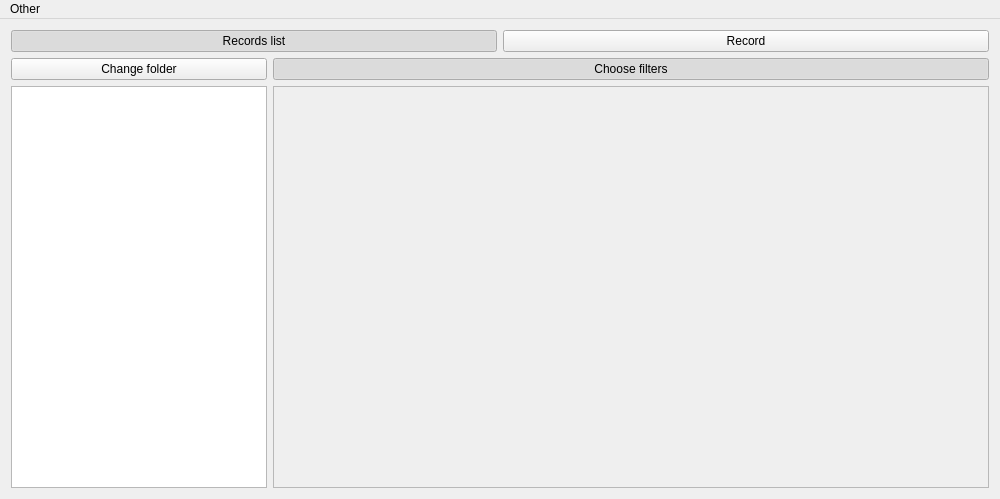
<?xml version="1.0" encoding="UTF-8"?>
<ui version="4.0">
 <class>EOGWindow</class>
 <widget class="QMainWindow" name="EOGWindow">
  <property name="geometry">
   <rect>
    <x>0</x>
    <y>0</y>
    <width>1000</width>
    <height>499</height>
   </rect>
  </property>
  <property name="minimumSize">
   <size>
    <width>1000</width>
    <height>0</height>
   </size>
  </property>
  <property name="windowTitle">
   <string>EOGWindow</string>
  </property>
  <widget class="QWidget" name="centralWidget">
   <layout class="QVBoxLayout" name="verticalLayout_2">
    <property name="sizeConstraint">
     <enum>QLayout::SetDefaultConstraint</enum>
    </property>
    <item>
     <layout class="QHBoxLayout" name="topButtonsLayout">
      <property name="sizeConstraint">
       <enum>QLayout::SetMinimumSize</enum>
      </property>
      <item>
       <widget class="QPushButton" name="recordsLayoutVisibleButton">
        <property name="text">
         <string>Records list</string>
        </property>
        <property name="checkable">
         <bool>true</bool>
        </property>
        <property name="checked">
         <bool>true</bool>
        </property>
       </widget>
      </item>
      <item>
       <widget class="QPushButton" name="recordButton">
        <property name="text">
         <string>Record</string>
        </property>
        <property name="checkable">
         <bool>true</bool>
        </property>
       </widget>
      </item>
     </layout>
    </item>
    <item>
     <layout class="QHBoxLayout" name="recordsAndFiltersLayout">
      <item>
       <widget class="QWidget" name="recordsWidget" native="true">
        <layout class="QVBoxLayout" name="verticalLayout">
         <property name="leftMargin">
          <number>0</number>
         </property>
         <property name="topMargin">
          <number>0</number>
         </property>
         <property name="rightMargin">
          <number>0</number>
         </property>
         <property name="bottomMargin">
          <number>0</number>
         </property>
         <item>
          <layout class="QHBoxLayout" name="buttonsLayout">
           <property name="sizeConstraint">
            <enum>QLayout::SetMinimumSize</enum>
           </property>
           <property name="bottomMargin">
            <number>0</number>
           </property>
           <item>
            <widget class="QPushButton" name="changeFolderButton">
             <property name="text">
              <string>Change folder</string>
             </property>
            </widget>
           </item>
          </layout>
         </item>
         <item>
          <widget class="QListWidget" name="recordsListWidget">
           <property name="sizePolicy">
            <sizepolicy hsizetype="Minimum" vsizetype="MinimumExpanding">
             <horstretch>0</horstretch>
             <verstretch>0</verstretch>
            </sizepolicy>
           </property>
          </widget>
         </item>
        </layout>
       </widget>
      </item>
      <item>
       <layout class="QVBoxLayout" name="filtersLayout">
        <property name="sizeConstraint">
         <enum>QLayout::SetMaximumSize</enum>
        </property>
        <item>
         <widget class="QPushButton" name="chooseFiltersButton">
          <property name="text">
           <string>Choose filters</string>
          </property>
          <property name="checkable">
           <bool>true</bool>
          </property>
          <property name="checked">
           <bool>true</bool>
          </property>
         </widget>
        </item>
        <item>
         <widget class="QFrame" name="chooseFiltersFrame">
          <property name="enabled">
           <bool>true</bool>
          </property>
          <property name="sizePolicy">
           <sizepolicy hsizetype="Expanding" vsizetype="Minimum">
            <horstretch>0</horstretch>
            <verstretch>0</verstretch>
           </sizepolicy>
          </property>
          <property name="frameShape">
           <enum>QFrame::StyledPanel</enum>
          </property>
          <property name="frameShadow">
           <enum>QFrame::Raised</enum>
          </property>
          <layout class="QVBoxLayout" name="verticalLayout_5">
           <property name="sizeConstraint">
            <enum>QLayout::SetMinimumSize</enum>
           </property>
          </layout>
         </widget>
        </item>
       </layout>
      </item>
     </layout>
    </item>
   </layout>
  </widget>
  <widget class="QMenuBar" name="menuBar">
   <property name="geometry">
    <rect>
     <x>0</x>
     <y>0</y>
     <width>1000</width>
     <height>29</height>
    </rect>
   </property>
   <widget class="QMenu" name="menuOther">
    <property name="title">
     <string>Other</string>
    </property>
    <addaction name="actionClear_settings_and_exit"/>
    <addaction name="actionRestore_default_filter_configurations"/>
   </widget>
   <addaction name="menuOther"/>
  </widget>
  <action name="actionClear_settings_and_exit">
   <property name="text">
    <string>Clear settings and exit</string>
   </property>
  </action>
  <action name="actionReset_default_filter_configurations">
   <property name="text">
    <string>Reset default filter configurations</string>
   </property>
  </action>
  <action name="actionRestore_default_filter_configurations">
   <property name="text">
    <string>Restore default filter configurations</string>
   </property>
  </action>
 </widget>
 <layoutdefault spacing="6" margin="11"/>
 <resources/>
 <connections>
  <connection>
   <sender>recordsLayoutVisibleButton</sender>
   <signal>toggled(bool)</signal>
   <receiver>recordsWidget</receiver>
   <slot>setVisible(bool)</slot>
   <hints>
    <hint type="sourcelabel">
     <x>136</x>
     <y>53</y>
    </hint>
    <hint type="destinationlabel">
     <x>137</x>
     <y>280</y>
    </hint>
   </hints>
  </connection>
  <connection>
   <sender>chooseFiltersButton</sender>
   <signal>toggled(bool)</signal>
   <receiver>chooseFiltersFrame</receiver>
   <slot>setVisible(bool)</slot>
   <hints>
    <hint type="sourcelabel">
     <x>396</x>
     <y>91</y>
    </hint>
    <hint type="destinationlabel">
     <x>396</x>
     <y>298</y>
    </hint>
   </hints>
  </connection>
  <connection>
   <sender>changeFolderButton</sender>
   <signal>clicked()</signal>
   <receiver>EOGWindow</receiver>
   <slot>requestStorageDirFromUser()</slot>
   <hints>
    <hint type="sourcelabel">
     <x>202</x>
     <y>91</y>
    </hint>
    <hint type="destinationlabel">
     <x>265</x>
     <y>247</y>
    </hint>
   </hints>
  </connection>
  <connection>
   <sender>actionClear_settings_and_exit</sender>
   <signal>triggered()</signal>
   <receiver>EOGWindow</receiver>
   <slot>clearSettingsAndExit()</slot>
   <hints>
    <hint type="sourcelabel">
     <x>-1</x>
     <y>-1</y>
    </hint>
    <hint type="destinationlabel">
     <x>478</x>
     <y>244</y>
    </hint>
   </hints>
  </connection>
  <connection>
   <sender>actionRestore_default_filter_configurations</sender>
   <signal>triggered()</signal>
   <receiver>EOGWindow</receiver>
   <slot>restoreDefaultFilterConfigurations()</slot>
   <hints>
    <hint type="sourcelabel">
     <x>-1</x>
     <y>-1</y>
    </hint>
    <hint type="destinationlabel">
     <x>289</x>
     <y>249</y>
    </hint>
   </hints>
  </connection>
 </connections>
 <slots>
  <slot>requestStorageDirFromUser()</slot>
  <slot>clearSettingsAndExit()</slot>
  <slot>restoreDefaultFilterConfigurations()</slot>
  <slot>startRecording()</slot>
 </slots>
</ui>
